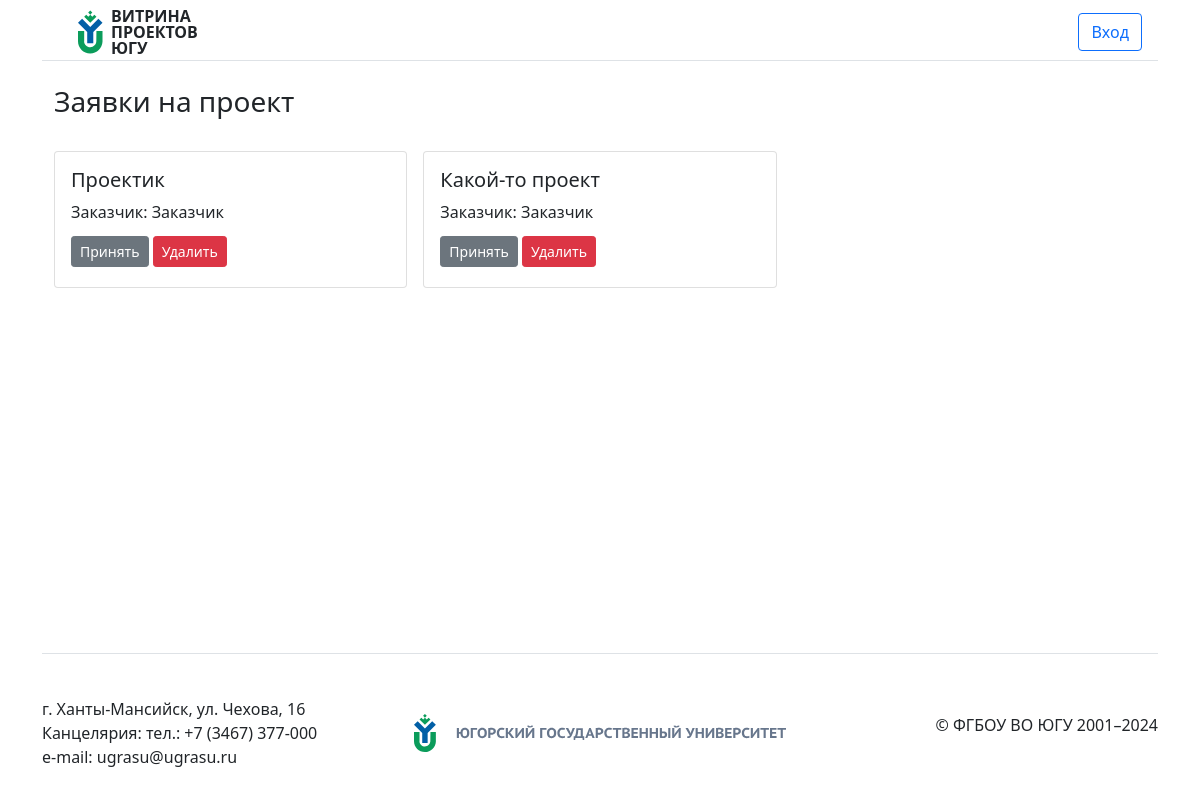
Page /administrator/ on the earlier database version.
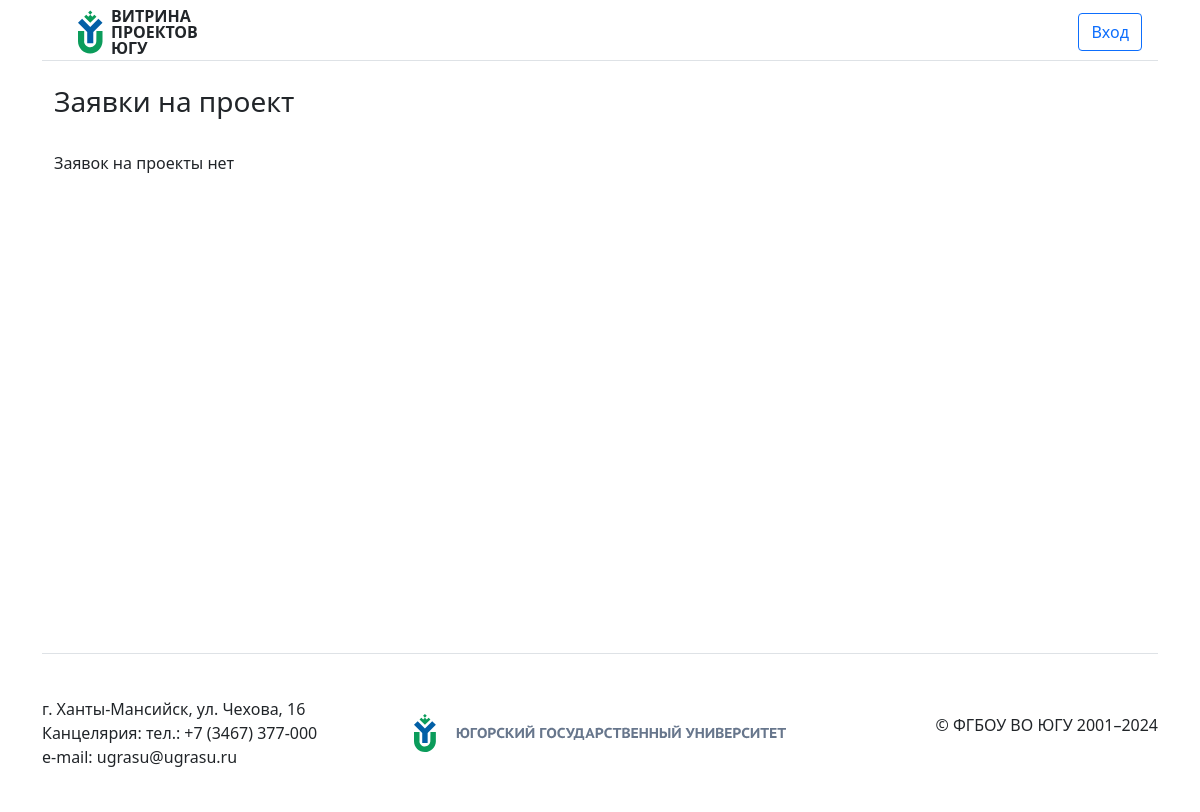
Same page on the later database version.
### showcase_projects/models.py (models this page shows, shortened)
class ModelWithStatus(models.Model):
    class Meta:
        abstract = True
    STATUS_CHOICES = [
        ('accepted', 'Принят'),
        ('processing', 'В обработке'),
        ('rejected', 'Отклонен'),
    ]
    status = models.CharField(max_length=20, choices=STATUS_CHOICES, default='processing')

class Order(ModelWithStatus):
    title = models.CharField(max_length=100)
    description = models.TextField()
    customer = models.ForeignKey(Customer, on_delete=models.CASCADE, related_name='customer')
    directionIdentity = models.ManyToManyField(DirectionIdentity)
    spheres = models.ManyToManyField(Spheres)
    types = models.ManyToManyField(Types)

### registration/models.py (models this page shows)
class Profile(models.Model):
    user = models.OneToOneField(
        User, on_delete=models.CASCADE,
    )
    class Meta:
        abstract = True
    def __str__(self):
        return self.user.username

class Customer(Profile):
    pass

### showcase_projects/viewsAdministrator.py (the view, shortened to what this page needs)
# urls.py: path('administrator/', AdministratorOrderAcceptanceView.as_view(), name='administrator'),
class AdministratorOrderAcceptanceView(ListView, LoginRequiredMixin, UserPassesTestMixin):
    model = Order
    template_name = 'showcase_projects/administrator/acceptanceProjects.html'
    context_object_name = 'orders'
    paginate_by = 6
    def get_queryset(self):
       return Order.objects.filter(status='processing')
    def get_context_data(self, **kwargs):
        context = super().get_context_data(**kwargs)
        context['administrator'] = True
        return context

### showcase_projects/templates/showcase_projects/administrator/acceptanceProjects.html (shortened to what this page needs)
{% extends "showcase_projects/base.html" %}
{% block content %}
<div class="container-fluid">
    <div class="row">
        <div class="order-md-2">
            <h3>Заявки на проект</h3>
            <div class="row row-cols-1 row-cols-md-2 g-3 mt-3">
                {% if orders %}
                    {% for order in orders %}
                        {% include "showcase_projects/order_card.html" %}
                    {% endfor %}
                {% else %}
                    <p>Заявок на проекты нет</p>
                {% endif %}
            </div>
        </div>
    </div>
</div>
{% endblock content %}

### showcase_projects/templates/showcase_projects/order_card.html (shortened to what this page needs)
<div class="col-md-4 mb-4">
    <div class="card h-100">
        <div class="card-body">
            <h5 class="card-title">{{ order.title }}</h5>
            {% if administrator == True %}
                <p class="card-title">
                    Заказчик: {{ order.customer }}
                </p>
                <a class="btn btn-secondary btn-sm mt-1 mb-1" href="{% url 'project-create' order.id %}">Принять</a>
                <a class="btn btn-danger btn-sm mt-1 mb-1" href="{% url 'administrator-order-delete' order.id %}">Удалить</a>
            {% endif %}
        </div>
    </div>
</div>

Differences in the rows shown:
removed Order: title "Проектик", customer "Заказчик"
removed Order: title "Какой-то проект", customer "Заказчик"
Other differences:
text now shown: "Заявок на проекты нет"
